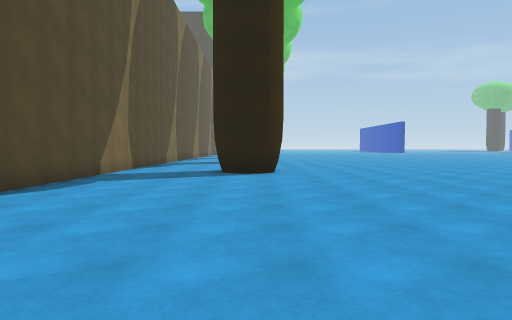
View 1 (above)

20 first-person views from a walk through a scene from a Unity 3-D project. The camera is 1.3 m above the floor, tilts 2° down and sees 70° across. The floor is counted in squares, 2 m on a side. Each view is taken from the middle of a square. On the plan, view 1 faces up. The plan holds only what a view shows up to about 11 squares ahead; the rest is blank. The place goes on beyond the plan. The player character is not drawn.

View 2
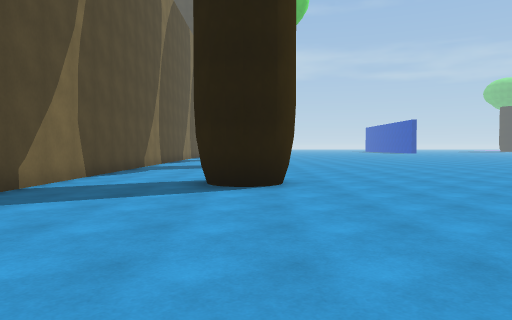

View 3
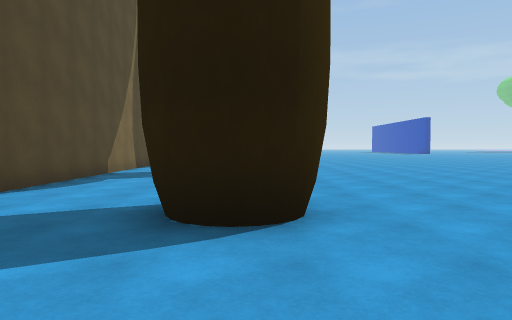

View 4
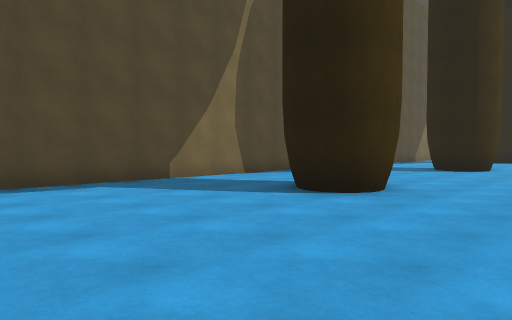

View 5
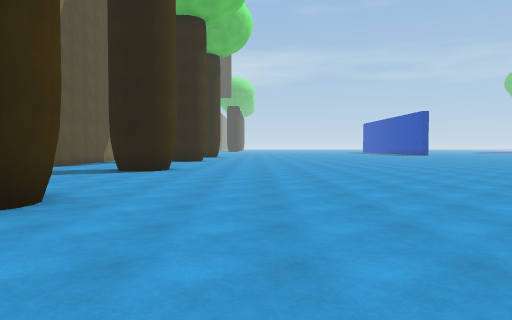

View 6
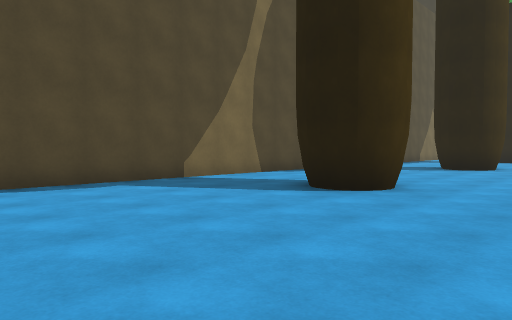

View 7
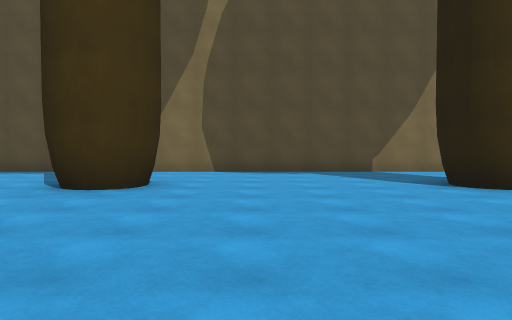

View 8
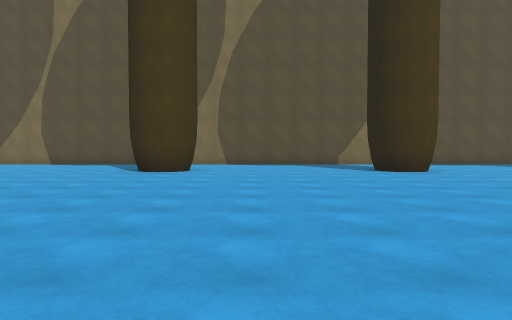

View 9
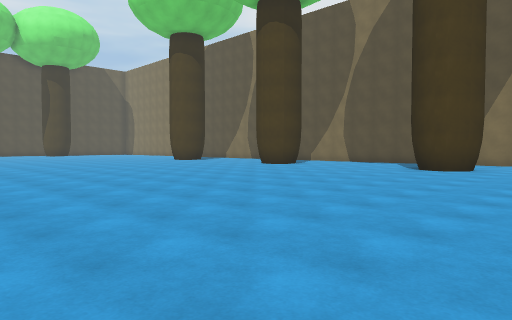

View 10
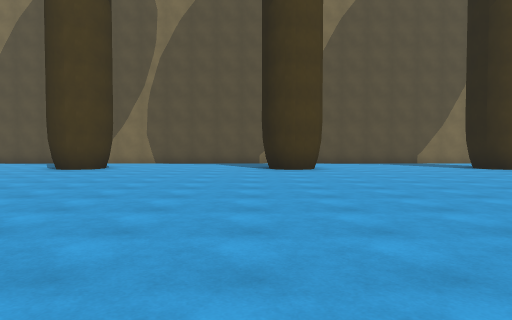

View 11
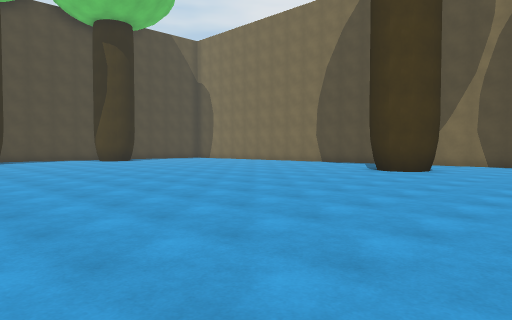

View 12
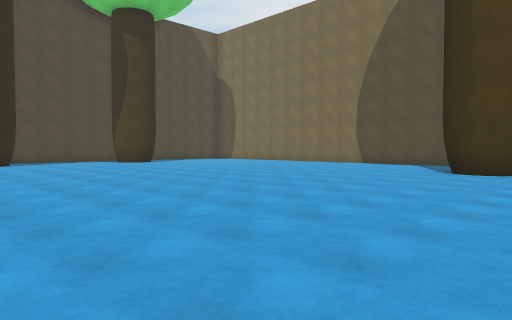

View 13
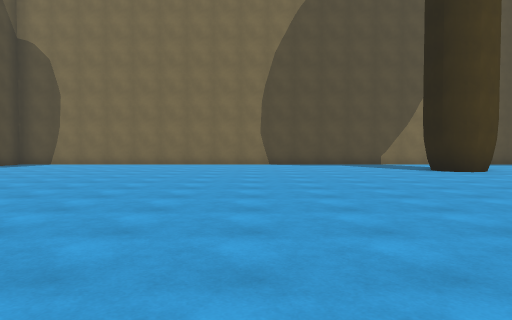

View 14
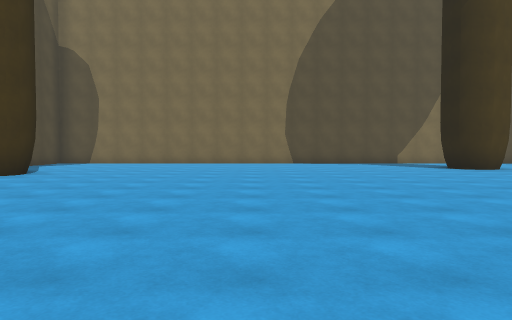

View 15
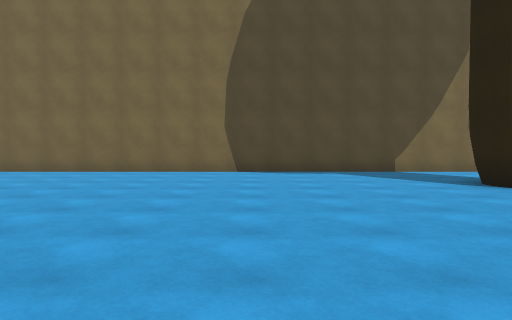

View 16
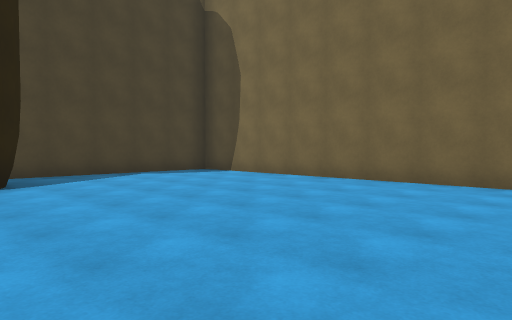

View 17
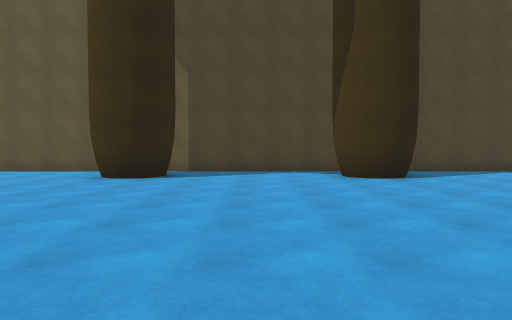

View 18
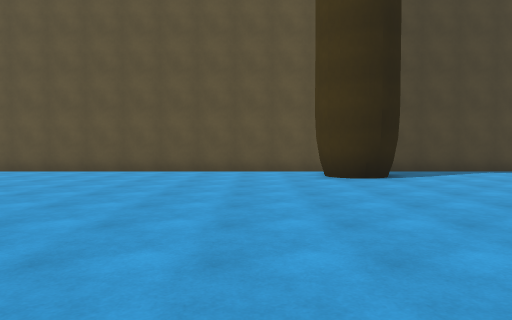

View 19
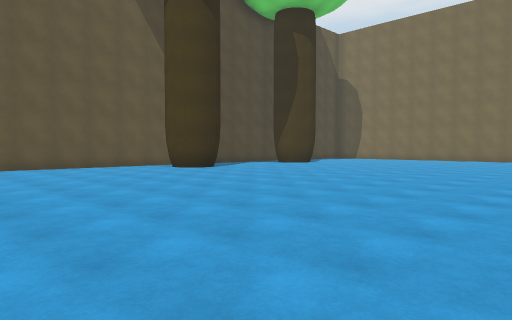

View 20
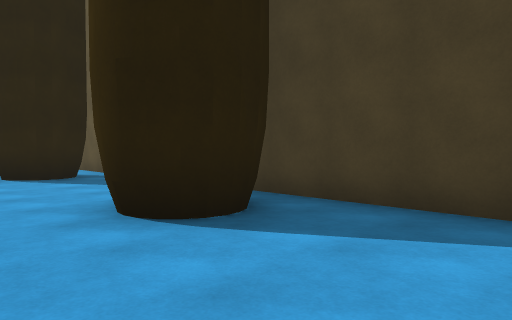

### Floor plan
Key: @ floor where view 1 was taken; # wall or solid block; . floor.
Columns run from 4 left of view 1 to 15 right of it. Each row starts with its distance up from view 1.
 29 #..##.....
 28 #..........
 27 #............
 26 #...............
 25 #...............
 24 #...............
 23 #..##...........
 22 #..##..........
 21 #..............
 20 #..............
 19 #..............
 18 #..............
 17 #.............
 16 #..##..........
 15 #...............
 14 #..............
 13 #..............
 12 #..............
 11 #..............
 10 #..##..........
  9 #..##..........
  8 #.............
  7 #.............  ....
  6 #...................
  5 #...................
  4 #...................
  3 #..................
  2 #..................
  1 #..................
  0 #...@..............
 -1 #..................
 -2 #...................
 -3 #.....##...##.......
 -4 #.....##...##.......
 -5 ####################

Where each view was taken, in squares from view 1:
view 1: 0 up, 0 right, facing up
view 2: 3 up, 0 right, facing up
view 3: 6 up, 0 right, facing up
view 4: 11 up, 3 right, facing up-left
view 5: 12 up, 3 right, facing up
view 6: 17 up, 3 right, facing up-left
view 7: 25 up, 6 right, facing left
view 8: 25 up, 10 right, facing left
view 9: 26 up, 11 right, facing down-left
view 10: 15 up, 11 right, facing left
view 11: 14 up, 10 right, facing down-left
view 12: 12 up, 10 right, facing down-left
view 13: 4 up, 10 right, facing left
view 14: 3 up, 11 right, facing left
view 15: 5 up, 6 right, facing left
view 16: 4 up, 3 right, facing down-left
view 17: 5 up, 5 right, facing down
view 18: 5 up, 10 right, facing down
view 19: 7 up, 15 right, facing down-left
view 20: 1 down, 1 left, facing down-right
